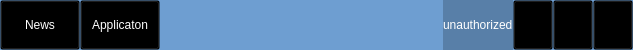
<?xml version="1.0" encoding="UTF-8"?>
<ui version="4.0">
 <class>MenuGeneral</class>
 <widget class="QFrame" name="MenuGeneral">
  <property name="geometry">
   <rect>
    <x>0</x>
    <y>0</y>
    <width>633</width>
    <height>50</height>
   </rect>
  </property>
  <property name="sizePolicy">
   <sizepolicy hsizetype="Expanding" vsizetype="Minimum">
    <horstretch>0</horstretch>
    <verstretch>0</verstretch>
   </sizepolicy>
  </property>
  <property name="minimumSize">
   <size>
    <width>0</width>
    <height>50</height>
   </size>
  </property>
  <property name="maximumSize">
   <size>
    <width>16777215</width>
    <height>50</height>
   </size>
  </property>
  <property name="windowTitle">
   <string>Frame</string>
  </property>
  <property name="styleSheet">
   <string notr="true">background-color: rgb(110, 158, 209);</string>
  </property>
  <property name="frameShape">
   <enum>QFrame::NoFrame</enum>
  </property>
  <property name="frameShadow">
   <enum>QFrame::Plain</enum>
  </property>
  <layout class="QHBoxLayout" name="mainlayout">
   <property name="spacing">
    <number>0</number>
   </property>
   <property name="leftMargin">
    <number>0</number>
   </property>
   <property name="topMargin">
    <number>0</number>
   </property>
   <property name="rightMargin">
    <number>0</number>
   </property>
   <property name="bottomMargin">
    <number>0</number>
   </property>
   <item>
    <widget class="QPushButton" name="newsbutton">
     <property name="sizePolicy">
      <sizepolicy hsizetype="Minimum" vsizetype="Expanding">
       <horstretch>0</horstretch>
       <verstretch>0</verstretch>
      </sizepolicy>
     </property>
     <property name="autoFillBackground">
      <bool>false</bool>
     </property>
     <property name="styleSheet">
      <string notr="true">color: rgb(255, 255, 255);
background-color: rgba(0, 0, 0, 0);
selection-background-color: rgba(0, 0, 0, 50);
font: 14pt &quot;Calibri&quot;;</string>
     </property>
     <property name="text">
      <string>News</string>
     </property>
     <property name="default">
      <bool>false</bool>
     </property>
     <property name="flat">
      <bool>false</bool>
     </property>
    </widget>
   </item>
   <item>
    <widget class="QPushButton" name="aplicatonbutton">
     <property name="sizePolicy">
      <sizepolicy hsizetype="Minimum" vsizetype="Expanding">
       <horstretch>0</horstretch>
       <verstretch>0</verstretch>
      </sizepolicy>
     </property>
     <property name="styleSheet">
      <string notr="true">color: rgb(255, 255, 255);
background-color: rgba(0, 0, 0, 0);
selection-background-color: rgba(0, 0, 0, 50);
font: 14pt &quot;Calibri&quot;;</string>
     </property>
     <property name="text">
      <string>Applicaton</string>
     </property>
    </widget>
   </item>
   <item>
    <spacer name="horizontalSpacer">
     <property name="orientation">
      <enum>Qt::Horizontal</enum>
     </property>
     <property name="sizeHint" stdset="0">
      <size>
       <width>40</width>
       <height>20</height>
      </size>
     </property>
    </spacer>
   </item>
   <item>
    <widget class="QLabel" name="userlabel">
     <property name="styleSheet">
      <string notr="true">color: rgb(255, 255, 255);
background-color: rgba(0, 0, 0, 50);
font: 14pt &quot;Calibri&quot;;</string>
     </property>
     <property name="text">
      <string>unauthorized</string>
     </property>
    </widget>
   </item>
   <item>
    <widget class="QPushButton" name="notificationbutton">
     <property name="sizePolicy">
      <sizepolicy hsizetype="Minimum" vsizetype="Expanding">
       <horstretch>0</horstretch>
       <verstretch>0</verstretch>
      </sizepolicy>
     </property>
     <property name="styleSheet">
      <string notr="true">color: rgb(255, 255, 255);
background-color: rgba(0, 0, 0, 0);
selection-background-color: rgba(0, 0, 0, 50);
font: 14pt &quot;Calibri&quot;;</string>
     </property>
     <property name="text">
      <string comment="notification"/>
     </property>
    </widget>
   </item>
   <item>
    <widget class="QPushButton" name="downloadbutton">
     <property name="sizePolicy">
      <sizepolicy hsizetype="Minimum" vsizetype="Expanding">
       <horstretch>0</horstretch>
       <verstretch>0</verstretch>
      </sizepolicy>
     </property>
     <property name="styleSheet">
      <string notr="true">color: rgb(255, 255, 255);
background-color: rgba(0, 0, 0, 0);
selection-background-color: rgba(0, 0, 0, 50);
font: 14pt &quot;Calibri&quot;;</string>
     </property>
     <property name="text">
      <string comment="downloads"/>
     </property>
    </widget>
   </item>
   <item>
    <widget class="QPushButton" name="settingbutton">
     <property name="sizePolicy">
      <sizepolicy hsizetype="Minimum" vsizetype="Expanding">
       <horstretch>0</horstretch>
       <verstretch>0</verstretch>
      </sizepolicy>
     </property>
     <property name="styleSheet">
      <string notr="true">color: rgb(255, 255, 255);
background-color: rgba(0, 0, 0, 0);
selection-background-color: rgba(0, 0, 0, 50);
font: 14pt &quot;Calibri&quot;;</string>
     </property>
     <property name="text">
      <string comment="setting for launcher"/>
     </property>
    </widget>
   </item>
  </layout>
 </widget>
 <resources/>
 <connections/>
</ui>
